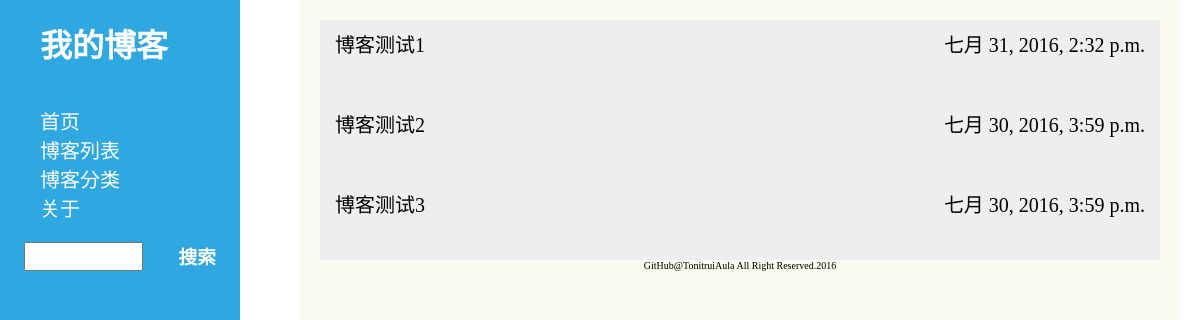
Page /blog/allblogs on the committed database.
### blog/models.py (models this page shows, shortened)
@python_2_unicode_compatible
class Article(models.Model):
	title = models.CharField(u'标题',max_length = 150)
	body = RichTextField(u'正文')
	date = models.DateTimeField(u'发布时间')
	category = models.ForeignKey(Category, verbose_name=u'分类')
	tags = models.ManyToManyField(Tag, verbose_name = u'标签',blank=True)

### blog/views.py (the view)
def all(request):
	articles_list = Article.objects.order_by('-date')
	paginator = Paginator(articles_list,limit)
	page = request.GET.get('page')
	try:
		articles_list = paginator.page(page)
	except PageNotAnInteger:
		articles_list = paginator.page(1)
	except EmptyPage:
		articles_list = paginator.page(paginator.num_pages)
	context = {
		'articles_list' : articles_list,
	}
	return render(request,'blogs/all.html',context)

### blog/templates/blogs/all.html (shortened to what this page needs)
<!DOCTYPE html>
<html>
<head>
	<mata content="text/html" charset="utf-8">
	<link rel="stylesheet" type="text/css" href="../../static/css/style.css"/>
</head>
<body>
	<div id="head">
		<h1>我的博客</h1>
		<ul>
			<li><a href="/">首页</a></li>
			<li><a href="/blog/allblogs">博客列表</a></li>
			<li><a href="/blog/cat">博客分类</a></li>
			<li><a href="/blog/about">关于</a></li>
		</ul>
		<div id="searcharea">
		    <form method="get" action=".">
		    	<input type="text" id="content"></input>
		    	<h3 id="search" onclick="submit()">搜索</h3>
		    </form>
		</div>
	</div>
	<div id="wrap">
		{% if articles_list %}
		<ul class="list">
			{% for article in articles_list %}
			<li><a href="/blog/{{article.id}}">{{article.title}}</a><span>{{article.date}}</span></li>
			{% endfor%}
		</ul>
		{% endif %}
		<footer><a href="https://github.com/TonitruiAula">GitHub@TonitruiAula</a> All Right Reserved.2016</footer>
	</div>
</body>
</html>

### blog/static/css/style.css (style rules this page uses)
* { margin: 0; padding: 0; }
body { position: relative; width: 100%; min-width: 800px; margin: 0 auto; font-family: "微软雅黑","黑体",serif; }
ul { list-style-type: none; }
div#head { position: fixed; left: 0px; width: 20%; min-width: 200px; height: 100%; background-color: #2fa8e1; z-index: 2; }
#head h1 { text-align: left; text-indent: 20px; padding: 20px; color: white; font-family: "微软雅黑","黑体",serif; }
#head ul { padding: 20px 40px; }
#head ul li { color: white; font-size: 20px; font-family: "微软雅黑","黑体",serif; }
a { text-decoration: none; }
#head a,#head a:visited { color:white; }
#wrap { margin: 0px 5% 0px 25%; padding: 20px; background-color: #fafaf0; width:70%; z-index: 1; min-height: 800px; }
ul.list { width:100%; background-color: #eee; text-decoration: none; }
ul.list li { height: 50px; font-size: 20px; line-height: 20px; position: relative; padding: 15px; }
ul.list span { position: absolute; right: 15px; }
footer { text-align: center; font-size: 10px; }
#wrap a,#wrap a:visited { color:black; }
div#searcharea { color: white; margin: 0 auto; position: relative; width: 80%; height: 30px; }
div#searcharea #content { width: 60%; height: 25px; font-size: 20px; }
div#searcharea #search { float: right; }

### rows in the picture
Article: title "博客测试1", date "七月 31, 2016, 2:32 p.m."
Article: title "博客测试2", date "七月 30, 2016, 3:59 p.m."
Article: title "博客测试3", date "七月 30, 2016, 3:59 p.m."
